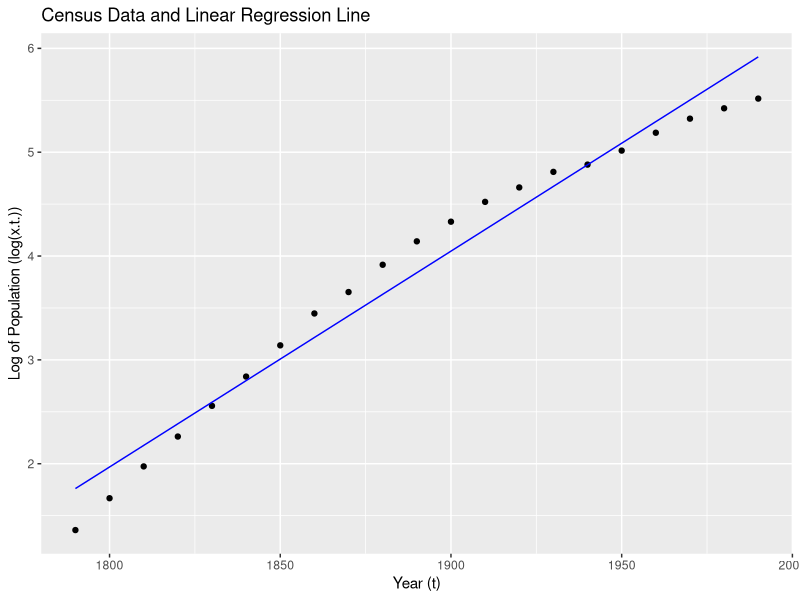

This figure's R source:
library(ggplot2)

# Read the data
data <- read.table("UScensusdata.txt", header = TRUE)

# Step 2: Calculate log(x) and use t as x
y <- log(data$x.t.)
x <- data$t

# Fit a linear regression model
model <- lm(y ~ x)

# Get the summary of the linear regression model
summary(model)

install.packages("ggplot2")


plot_data <- data.frame(x = x, y = y, y_pred = predict(model))


# Create a scatter plot with the regression line
ggplot(plot_data, aes(x, y)) +
  geom_point() +              # Scatter plot
  geom_line(aes(x, y_pred), color = "blue") +  # Regression line
  labs(
    title = "Census Data and Linear Regression Line",
    x = "Year (t)",
    y = "Log of Population (log(x.t.))"
  )
